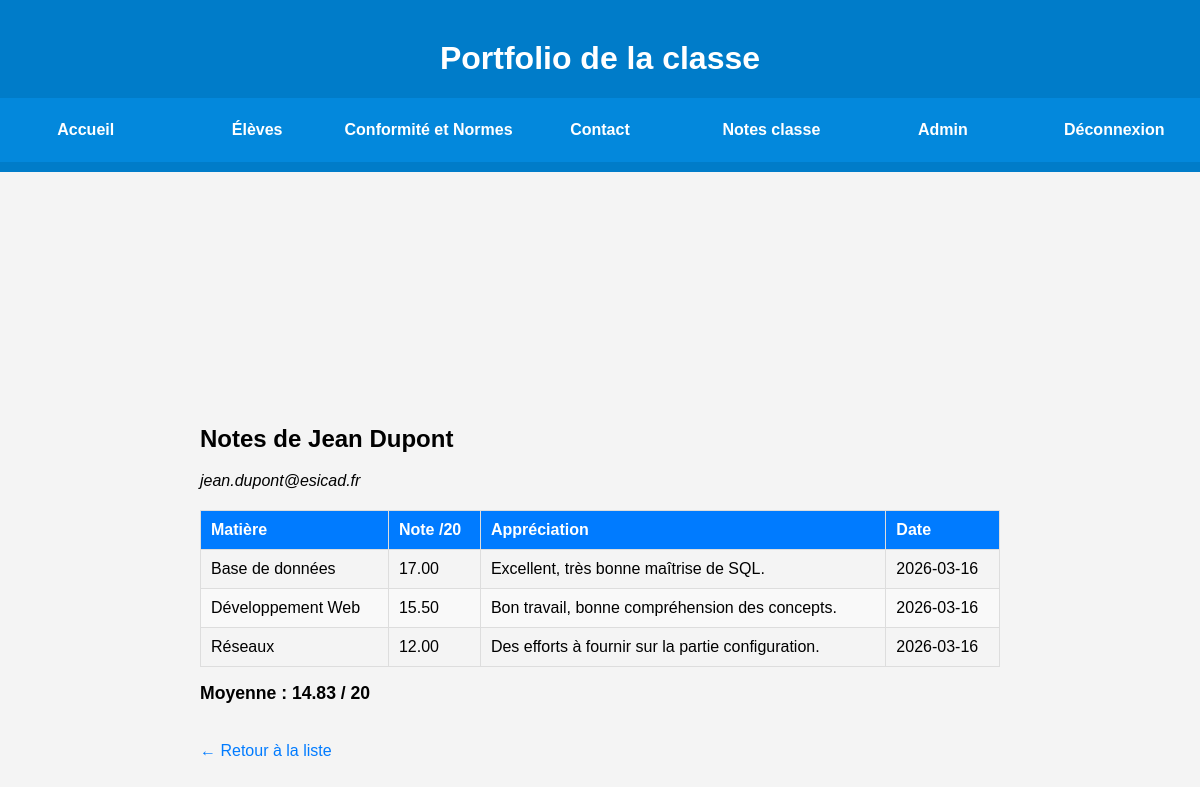
Screenshot of /detail-eleve.php?id=1 (signed in) with the database file from the repository.
### tables this page shows
CREATE TABLE IF NOT EXISTS Utilisateur (
  id INT PRIMARY KEY AUTO_INCREMENT,
  nom VARCHAR(100) NOT NULL,
  prenom VARCHAR(100) NOT NULL,
  mail VARCHAR(255) UNIQUE NOT NULL,
  password_hash VARCHAR(255) NOT NULL,
  role ENUM('admin', 'prof', 'etudiant') NOT NULL DEFAULT 'etudiant',
  created_at TIMESTAMP DEFAULT CURRENT_TIMESTAMP
);

CREATE TABLE IF NOT EXISTS Notes (
  id INT PRIMARY KEY AUTO_INCREMENT,
  etudiant_id INT NOT NULL,
  matiere VARCHAR(100) NOT NULL,
  note DECIMAL(4,2) NOT NULL,
  appreciation TEXT,
  date_saisie DATE DEFAULT (CURRENT_DATE),
  FOREIGN KEY (etudiant_id) REFERENCES Utilisateur(id) ON DELETE CASCADE
);

### session.php (called while the page is built, shortened)
<?php
function userRole(): string {
    return $_SESSION['user_role'] ?? '';
}

### detail-eleve.php (the view, shortened to what this page needs)
<?php
require 'session.php';
require 'php.php';
$eleveId = (int)($_GET['id'] ?? 0);
$stmt = $pdo->prepare('SELECT id, nom, prenom, mail FROM Utilisateur WHERE id = ? AND role = \'etudiant\'');
$stmt->execute([$eleveId]);
$eleve = $stmt->fetch();
$stmt = $pdo->prepare(
    'SELECT matiere, note, appreciation, date_saisie FROM Notes WHERE etudiant_id = ? ORDER BY matiere'
);
$stmt->execute([$eleveId]);
$notes = $stmt->fetchAll();
$moyenne = null;
if ($notes) {
    $moyenne = array_sum(array_column($notes, 'note')) / count($notes);
}
?>
<!DOCTYPE html>
<html lang="fr">
<head>
    <link rel="stylesheet" href="style/styles.css">
</head>
<body>
<header>
    <h1>Portfolio de la classe</h1>
    <div>
        <a href="index.html" class="headerButton">Accueil</a>
        <a href="eleves.html" class="headerButton">Élèves</a>
        <a href="esicad.html" class="headerButton">Conformité et Normes</a>
        <a href="contact.html" class="headerButton">Contact</a>
        <a href="notes-classe.php" class="headerButton">Notes classe</a>
        <?php if (userRole() === 'admin'): ?>
            <a href="admin.php" class="headerButton">Admin</a>
        <?php endif; ?>
        <a href="logout.php" class="headerButton">Déconnexion</a>
    </div>
</header>
<main>
    <h2>Notes de <?= htmlspecialchars($eleve['prenom'] . ' ' . $eleve['nom']) ?></h2>
    <p><em><?= htmlspecialchars($eleve['mail']) ?></em></p>
    <?php if (empty($notes)): ?>
        <p>Aucune note disponible.</p>
    <?php else: ?>
        <table>
            <thead>
                <tr>
                    <th>Matière</th>
                    <th>Note /20</th>
                    <th>Appréciation</th>
                    <th>Date</th>
                </tr>
            </thead>
            <tbody>
            <?php foreach ($notes as $n): ?>
                <tr>
                    <td><?= htmlspecialchars($n['matiere']) ?></td>
                    <td><?= number_format($n['note'], 2) ?></td>
                    <td><?= htmlspecialchars($n['appreciation'] ?? '') ?></td>
                    <td><?= htmlspecialchars($n['date_saisie']) ?></td>
                </tr>
            <?php endforeach; ?>
            </tbody>
        </table>
        <p class="moyenne">Moyenne : <?= number_format($moyenne, 2) ?> / 20</p>
    <?php endif; ?>
    <a class="back-link" href="notes-classe.php">&larr; Retour à la liste</a>
</main>
</body>
</html>

### style/styles.css (style rules this page uses)
body { margin: 0; padding: 0; height: 100vh; font-family: 'Arial', sans-serif; background-color: #f4f4f4; display: flex; flex-direction: column; align-items: center; justify-content: space-between; }
header { background-color: #007cc9; color: white; padding: 10px 0; text-align: center; }
header div { display: flex; justify-content: space-evenly; align-items: center; height: 8vh; width: 100vw; }
header a { color: white; text-decoration: none; font-weight: bold; display: flex; align-items: center; justify-content: center; width: 20vw; height: 8vh; background-color: #0388dc; }
main { width: 80vw; padding: 20px; }
h1 { text-align: center; margin-top: 30px; }

### detail-eleve.php (style rules this page uses)
main { max-width: 800px; margin: 40px auto; padding: 0 20px; }
table { width: 100%; border-collapse: collapse; margin-top: 20px; }
th, td { border: 1px solid #ddd; padding: 10px; text-align: left; }
th { background: #007bff; color: #fff; }
tr:nth-child(even) { background: #f9f9f9; }
.moyenne { margin-top: 16px; font-weight: bold; font-size: 1.1rem; }
.back-link { display: inline-block; margin-top: 20px; color: #007bff; text-decoration: none; }

### rows the page displays
utilisateur: prenom+nom "Jean Dupont", mail "jean.dupont@esicad.fr"
notes: matiere "Base de données", note "17.00", appreciation "Excellent, très bonne maîtrise de SQL.", date_saisie "2026-03-16"
notes: matiere "Développement Web", note "15.50", appreciation "Bon travail, bonne compréhension des concepts.", date_saisie "2026-03-16"
notes: matiere "Réseaux", note "12.00", appreciation "Des efforts à fournir sur la partie configuration.", date_saisie "2026-03-16"

### other values shown
$moyenne "14.83"
